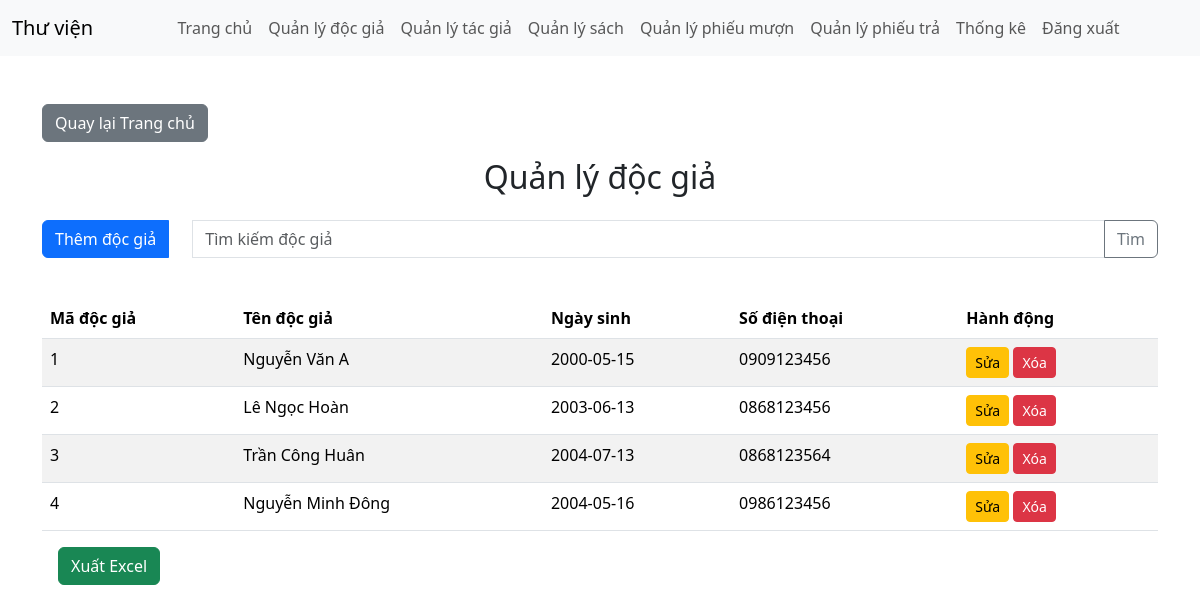
Screenshot of /?action=quanLyDocGia (signed in) with the database file from the repository.
### tables this page shows
CREATE TABLE DocGia (
    MaDocGia INT AUTO_INCREMENT PRIMARY KEY,
    TenDocGia VARCHAR(100) NOT NULL,
    NgaySinh DATE,
    SoDienThoai VARCHAR(15)
);

### app/controllers/DocGiaController.php (called while the page is built, shortened)
<?php
class DocGiaController {
    public $docgia;
    public function __construct($conn) {
        $this->docgia = new DocGia($conn);
    }
    public function quanLyDocGia() {
        $docGiaList = $this->docgia->danhSachDocGia();
        require_once __DIR__ . '/../views/layouts/main.php';
    }
}

### app/models/DocGia.php (called while the page is built, shortened)
<?php
class DocGia {
    private $conn;
    public function __construct($conn) {
        $this->conn = $conn;
    }
    public function danhSachDocGia() {
        $sql = "SELECT * FROM DocGia";
        $stmt = $this->conn->prepare($sql);
        $stmt->execute();
        return $stmt->fetchAll(PDO::FETCH_ASSOC);
    }
}

### app/views/doc_gia/quan_ly_doc_gia.php (the view, shortened to what this page needs)
<h2 class="text-center">Quản lý độc giả</h2>
<form method="POST" class="mt-4 d-flex">
    <div class="input-group mb-3 ">
        <a class="btn btn-primary me-4" href="?action=dangKyDocGia" name="them_doc_gia"></i> Thêm độc giả</a>
        <input type="text" class="form-control" name="tu_khoa" placeholder="Tìm kiếm độc giả">
        <button type="submit" name="tim_kiem" class="btn btn-outline-secondary">Tìm</button>
    </div>
</form>
<table class="table table-striped mt-4">
    <thead>
        <tr>
            <th>Mã độc giả</th>
            <th>Tên độc giả</th>
            <th>Ngày sinh</th>
            <th>Số điện thoại</th>
            <th>Hành động</th>
        </tr>
    </thead>
    <tbody>
        <?php foreach ($docGiaList as $docgia): ?>
        <tr>
            <td><?php echo $docgia['MaDocGia']; ?></td>
            <td><?php echo $docgia['TenDocGia']; ?></td>
            <td><?php echo $docgia['NgaySinh']; ?></td>
            <td><?php echo $docgia['SoDienThoai']; ?></td>
            <td>
                <form method="POST" value="<?php echo $docgia['MaDocGia']; ?>">
                    <a href="?action=SuaDocGia&ma_doc_gia=<?php echo $docgia['MaDocGia']; ?>"
                        class="btn btn-warning btn-sm">Sửa</a>
                    <button type="submit" name="xoa" class="btn btn-danger btn-sm"
                        onclick="return confirm('Xóa độc giả này?')">Xóa</button>
                </form>
            </td>
        </tr>
        <?php endforeach; ?>
    </tbody>
</table>
<form method="POST" action="?action=xuatExcelSach" class="mb-3">
    <button type="submit" class="btn btn-success mx-3">Xuất Excel</button>
</form>

### rows the page displays
docgia: MaDocGia "1", TenDocGia "Nguyễn Văn A", NgaySinh "2000-05-15", SoDienThoai "0909123456"
docgia: MaDocGia "2", TenDocGia "Lê Ngọc Hoàn", NgaySinh "2003-06-13", SoDienThoai "0868123456"
docgia: MaDocGia "3", TenDocGia "Trần Công Huân", NgaySinh "2004-07-13", SoDienThoai "0868123564"
docgia: MaDocGia "4", TenDocGia "Nguyễn Minh Đông", NgaySinh "2004-05-16", SoDienThoai "0986123456"
